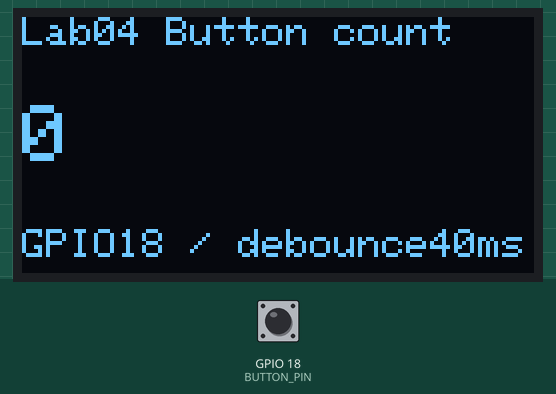
Simulated run of this sketch. Board: ESP32. Shown: 128×64 one-colour display. The inputs (shaded band) are chosen by the test bench; at power-on: GPIO 18 (BUTTON_PIN) HIGH. What the sketch prints to the serial monitor is not drawn.

Above: at 1.2 s.
1.3 s: GPIO 18 (BUTTON_PIN) pulled LOW for 0.15 s
At 2.5 s:
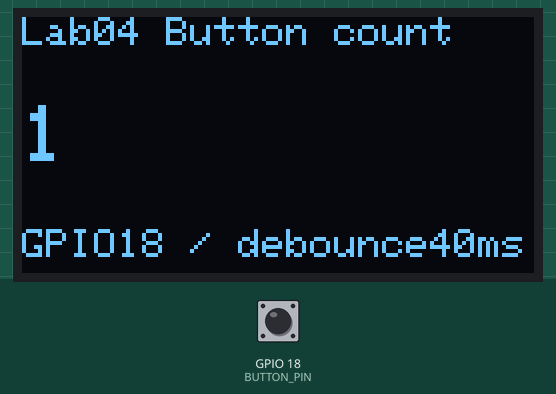
2.9 s: GPIO 18 (BUTTON_PIN) pulled LOW for 1 s
At 3.9 s:
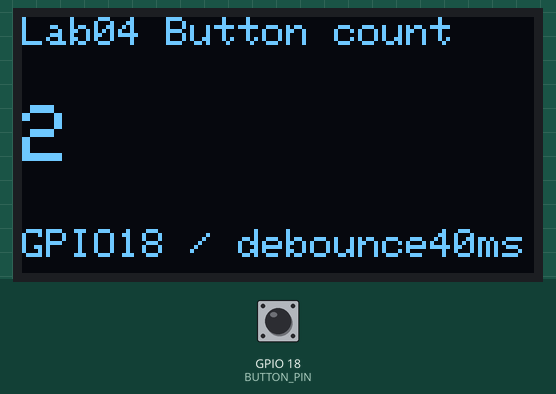
5.4 s: GPIO 18 (BUTTON_PIN) pulled LOW for 0.15 s
At 5.8 s:
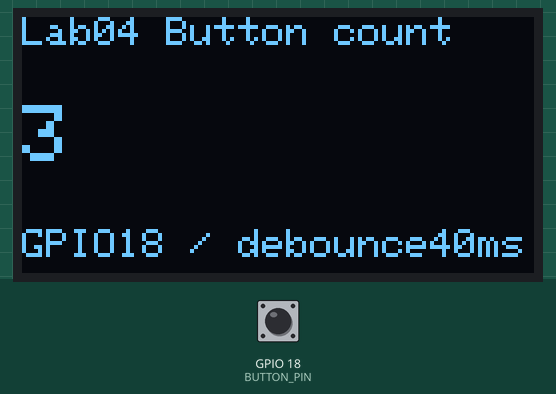
7.0 s: GPIO 18 (BUTTON_PIN) pulled LOW for 1 s
At 8.2 s:
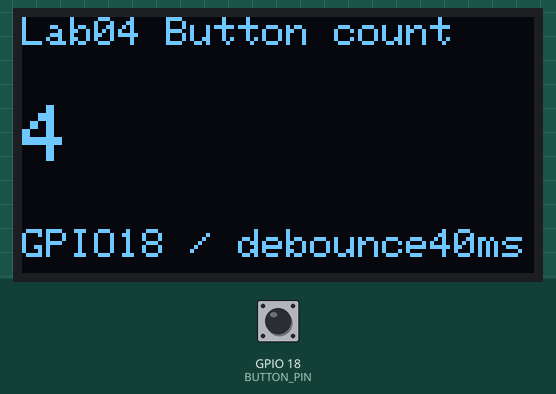
Timing chart, 0 to 10.0 s (numbered marks = the images above; inputs shaded):
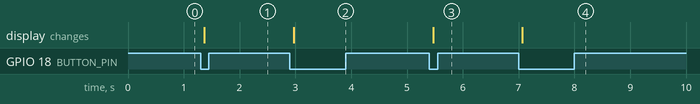

Measured:
- after the input at 1.3 s, the display: changes after 0.07 s (image 1)
- after the input at 2.9 s, the display: changes after 0.07 s (image 2)
- after the input at 5.4 s, the display: changes after 0.07 s (image 3)
- after the input at 7.0 s, the display: changes after 0.07 s (image 4)

The sketch:

lab04_button_oled.ino
```cpp
/*
 * Lab 04.5 : ปุ่มนับจำนวนบน OLED
 * คำอธิบาย : นับหนึ่งครั้งต่อขอบกดแล้ววาดจอใหม่; OLED ไม่พร้อมยังนับและรายงาน Serial
 * วงจร     : OLED I2C: VCC->3V3, GND->GND, SDA->GPIO8, SCL->GPIO9 บน S3 (ESP32 เดิม 21/22) (pull-up ฝั่ง 3.3V); ปุ่มโมดูล 3 ขา: GND->GND, VCC->3V3, OUT->GPIO18
 * ไลบรารี  : Wire, Adafruit SSD1306, Adafruit GFX Library
 * Board    : ESP32S3 Dev Module; เลือกพิน ESP32-WROOM-32 อัตโนมัติเมื่อใช้ target ESP32 (core 3.x)
 */
#include <Arduino.h>
#include <Wire.h>
#include <Adafruit_GFX.h>
#include <Adafruit_SSD1306.h>

#if defined(CONFIG_IDF_TARGET_ESP32S3)
constexpr uint8_t SDA_PIN = 8;
constexpr uint8_t SCL_PIN = 9;
#elif defined(CONFIG_IDF_TARGET_ESP32)
constexpr uint8_t SDA_PIN = 21;
constexpr uint8_t SCL_PIN = 22;
#else
#error "Use ESP32-S3 or ESP32 with the verified course pin map"
#endif
constexpr uint8_t OLED_ADDRESS = 0x3C;  // เปลี่ยนเป็น 0x3D ตามผล I2C Scanner
constexpr uint32_t I2C_CLOCK_HZ = 100000;
constexpr int SCREEN_WIDTH = 128;
constexpr int SCREEN_HEIGHT = 64;
static_assert(OLED_ADDRESS == 0x3C || OLED_ADDRESS == 0x3D,
              "Use the 7-bit OLED address 0x3C or 0x3D");

// ไม่ใช้ขา reset; กำหนด clock ระหว่างและหลังส่งภาพเป็น 100 kHz
Adafruit_SSD1306 display(SCREEN_WIDTH, SCREEN_HEIGHT, &Wire, -1,
                        I2C_CLOCK_HZ, I2C_CLOCK_HZ);
bool oledReady = false;

bool initOled() {
  if (!Wire.begin(SDA_PIN, SCL_PIN, I2C_CLOCK_HZ)) {
    Serial.println("[OLED] เริ่ม I2C ไม่สำเร็จ; ดูข้อมูลทาง Serial ต่อได้");
    return false;
  }
  Wire.setTimeOut(50);
  // ตรวจ ACK แยกจาก begin(): begin สำเร็จอย่างเดียวไม่ยืนยันว่าจอต่ออยู่
  Wire.beginTransmission(OLED_ADDRESS);
  const uint8_t error = Wire.endTransmission();
  if (error != 0) {
    Serial.printf("[OLED] no ACK at 0x%02X (error=%u); ตรวจไฟ/สาย/address\n",
                  OLED_ADDRESS, error);
    return false;
  }
  // ACK ยืนยันการตอบบนบัส ไม่ได้ระบุ driver; sketch นี้ใช้ SSD1306 128x64
  if (!display.begin(SSD1306_SWITCHCAPVCC, OLED_ADDRESS, true, false)) {
    Serial.println("[OLED] init ไม่สำเร็จ; อาจจัดสรร buffer ไม่ได้");
    return false;
  }
  display.setTextColor(SSD1306_WHITE);
  display.setTextWrap(false);
  Serial.printf("[OLED] ACK at 0x%02X; init=OK; ตรวจข้อความบนจอจริง\n",
                OLED_ADDRESS);
  return true;
}

constexpr uint8_t BUTTON_PIN = 18;
constexpr uint8_t BUTTON_PRESSED_LEVEL = LOW;  // ถ้ากดแล้วอ่าน HIGH ให้เปลี่ยนเป็น HIGH
constexpr uint32_t DEBOUNCE_MS = 40;
bool previousRawLevel = HIGH;
bool stableButtonLevel = HIGH;
uint32_t lastRawChangeMs = 0;
uint32_t pressCount = 0;

void initButton() {
  // โมดูลมีตัวต้านทาน pull-up/pull-down ของตัวเอง จึงใช้ INPUT
  pinMode(BUTTON_PIN, INPUT);
  previousRawLevel = digitalRead(BUTTON_PIN);
  stableButtonLevel = previousRawLevel;
  lastRawChangeMs = millis();
}

bool buttonPressed(uint32_t now) {
  const bool rawLevel = digitalRead(BUTTON_PIN);
  if (rawLevel != previousRawLevel) {
    previousRawLevel = rawLevel;
    lastRawChangeMs = now;  // raw เปลี่ยนต้องเริ่มนับช่วงนิ่งใหม่
  }
  if (rawLevel != stableButtonLevel && now - lastRawChangeMs >= DEBOUNCE_MS) {
    stableButtonLevel = rawLevel;
    // รับเฉพาะขอบเปลี่ยนเข้าสู่สถานะกด; กดค้างไม่เพิ่มจำนวน
    if (stableButtonLevel == BUTTON_PRESSED_LEVEL) {
      pressCount++;
      return true;
    }
  }
  return false;
}

constexpr uint32_t REPORT_INTERVAL_MS = 500;
uint32_t previousReportMs = 0;

void drawCounter() {
  if (!oledReady) return;
  display.clearDisplay();
  display.setTextSize(1);
  display.setCursor(0, 0);
  display.println("Lab04 Button count");
  display.setTextSize(2);
  display.setCursor(0, 22);
  display.print(pressCount);
  display.setTextSize(1);
  display.setCursor(0, 53);
  display.print("GPIO18 / debounce40ms");
  display.display();
}

void setup() {
  Serial.begin(115200);
  initButton();
  oledReady = initOled();
  drawCounter();
  Serial.println("[COUNT] ready count=0; กดค้างต้องไม่นับซ้ำ");
}

void loop() {
  const uint32_t now = millis();
  if (buttonPressed(now)) {
    drawCounter();
    Serial.printf("[COUNT] press count=%lu oledInit=%s\n",
                  static_cast<unsigned long>(pressCount), oledReady ? "OK" : "FAILED");
  }
  if (now - previousReportMs >= REPORT_INTERVAL_MS) {
    previousReportMs = now;
    Serial.printf("[COUNT] raw=%u stable=%u count=%lu\n",
                  previousRawLevel, stableButtonLevel, static_cast<unsigned long>(pressCount));
  }
}
```
